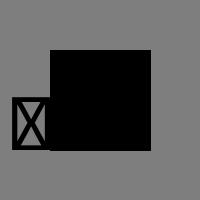
Frame 1 (no input)
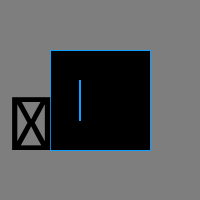
Frame 60 (the mouse pressed at the canvas centre just before this capture)
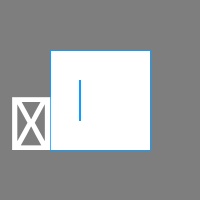
Frame 120 (the mouse held since frame 60 and released just before this capture)

The Processing sketch that drew these frames (run headless with seeded random() and noise(); from frame 60 on, the mouse is pressed at the canvas centre):

// Processing sketch: Erokerixak07
// ── Erokerixak07.pde
int x = 20;
void setup(){
  size(200,200);
  textSize(80);
}

void draw(){
  background(126);
  if (mousePressed == true){
    fill(255); // blanquete
  } else {
    fill(0);  // negrufo
  }
  rect(50, 50, 100, 100);
  
  if(keyPressed == true){
    strokeWeight(5);
    x++;
    line(20, x, 80, 80);
  } else {
    rect(80, 80, cos(x*3), 40);
  }
  stroke(12,159,423);
  text(key, 5, 150);
}
